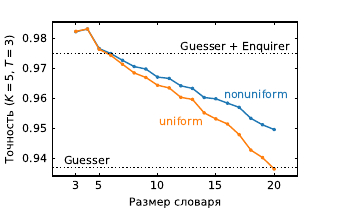

Generate this figure with Python:
import matplotlib.pyplot as plt
import pandas as pd
from mplstyle import change_mpl_defaults


df = pd.read_csv("data/heuristic.csv")
change_mpl_defaults()
plt.figure()
plt.plot(df["w"], df["acc_nonuni"], marker=".", label="неравномерное")
plt.plot(df["w"], df["acc_uni"], marker=".", label="равномерное")
plt.axhline(0.937, color="k", linestyle="dotted")
yshift = 0.001
plt.text(2, 0.937 + yshift, "Guesser")
plt.axhline(0.975, color="k", linestyle="dotted")
plt.text(12, 0.975 + yshift, "Guesser + Enquirer")
plt.text(15.7, 0.96, "nonuniform", color="tab:blue")
plt.text(10.2, 0.951, "uniform", color="tab:orange")
plt.xlabel("Размер словаря")
plt.xlim(1, 22)
plt.xticks([3] + list(range(5, 21, 5)))
plt.ylabel(r"Точность ($K = 5$, $T = 3$)")
plt.savefig("plots/heuristic.pdf")
